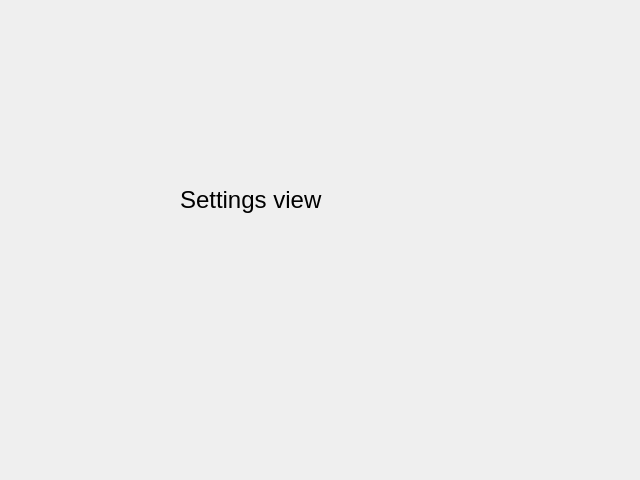
<?xml version="1.0" encoding="UTF-8"?>
<ui version="4.0">
 <class>Form</class>
 <widget class="QWidget" name="Form">
  <property name="geometry">
   <rect>
    <x>0</x>
    <y>0</y>
    <width>640</width>
    <height>480</height>
   </rect>
  </property>
  <property name="windowTitle">
   <string>Form</string>
  </property>
  <widget class="QLabel" name="label">
   <property name="geometry">
    <rect>
     <x>180</x>
     <y>110</y>
     <width>291</width>
     <height>181</height>
    </rect>
   </property>
   <property name="text">
    <string>&lt;html&gt;&lt;head/&gt;&lt;body&gt;&lt;p&gt;&lt;span style=&quot; font-size:18pt;&quot;&gt;Settings view&lt;/span&gt;&lt;/p&gt;&lt;/body&gt;&lt;/html&gt;</string>
   </property>
  </widget>
 </widget>
 <resources/>
 <connections/>
</ui>
